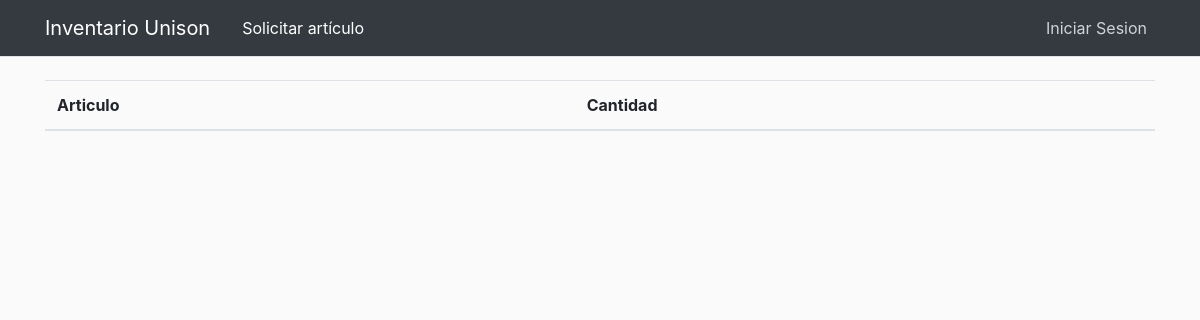
The page /movements/movement_info/45/ on the database as committed earlier.
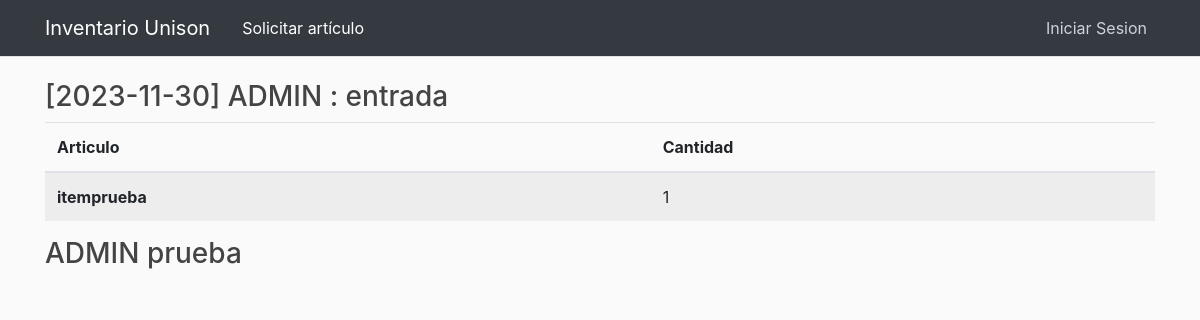
The same page on the database as committed later.
### inventory/models.py (models this page shows, shortened)
class Order(models.Model):
    item = models.ForeignKey(Item, on_delete=models.CASCADE)
    quantity = models.IntegerField(default=1)
    report = models.ForeignKey(Report, on_delete=models.CASCADE)

class Report(models.Model):
    TYPE_MOVEMENT = [
        ('entrada', 'Entrada'),
        ('salida', 'Salida'),
    ]
    date = models.DateField(default=timezone.now)
    movement = models.CharField(max_length=10, choices=TYPE_MOVEMENT)
    user = models.ForeignKey(User, on_delete=models.CASCADE)
    reason = models.TextField(blank=True, null=True)
    def __str__(self):
        return f"[{self.date}] {self.user.username} : {self.movement}"

class Item(models.Model):
    CATEGORY_CHOICES = [
        ('papeleria', 'Papelería'),
        ('limpieza', 'Limpieza'),
        ('plomeria', 'Plomería'),
        ('electricidad', 'Electricidad'),
    ]
    UNIT_CHOICES = [
        ('paquete', 'Paquete'),
        ('block', 'Block'),
        ('individual', 'Individual'),
        ('caja', 'Caja'),
    ]
    name = models.CharField(max_length=255)
    image = models.ImageField(default='default_item.jpg', upload_to='item_pics')
    id = models.AutoField(primary_key=True)
    category = models.CharField(max_length=20, choices=CATEGORY_CHOICES)
    description = models.TextField()
    unit_type = models.CharField(max_length=20, choices=UNIT_CHOICES)
    unit_price = models.DecimalField(max_digits=10, decimal_places=2)
    stock = models.IntegerField(default=0)
    low_stock_threshold = models.IntegerField(default=10)
    unison = models.BooleanField(default=True)

### inventory/views.py (the view)
# urls.py: path('movements/movement_info/<int:movement_id>/', views.movement_info, name='movement_info'),
def movement_info(request, movement_id):
    orders = Order.objects.filter(report_id=movement_id)
    return render(request, 'inventory/movement_info.html', {'title': 'Movement Info', 'orders': orders})

### inventory/templates/inventory/movement_info.html
{% extends "base.html" %}
{% load crispy_forms_filters %}
{% load crispy_forms_tags %}
{% block content %}
    <h3>{{ orders.first.report }}</h3>
    <table class="table table-striped">
        <thead>
        <tr>
            <th scope="col">Articulo</th>
            <th scope="col">Cantidad</th>
        </tr>
        </thead>
        <tbody>
        {% for order in orders %}
            <tr>
                <th scope="row">
                    {{ order.item.name }}
                </th>
                <td> {{ order.quantity }}</td>
            </tr>
        {% endfor %}
        </tbody>
    </table>
    <h3>{{ orders.first.report.reason }}</h3>
{% endblock content %}

Rows that differ between the two databases and show on the page:
added Order: first.report "[2023-11-30] ADMIN : entrada", item.name "itemprueba", quantity "1", first.report.reason "ADMIN prueba"
